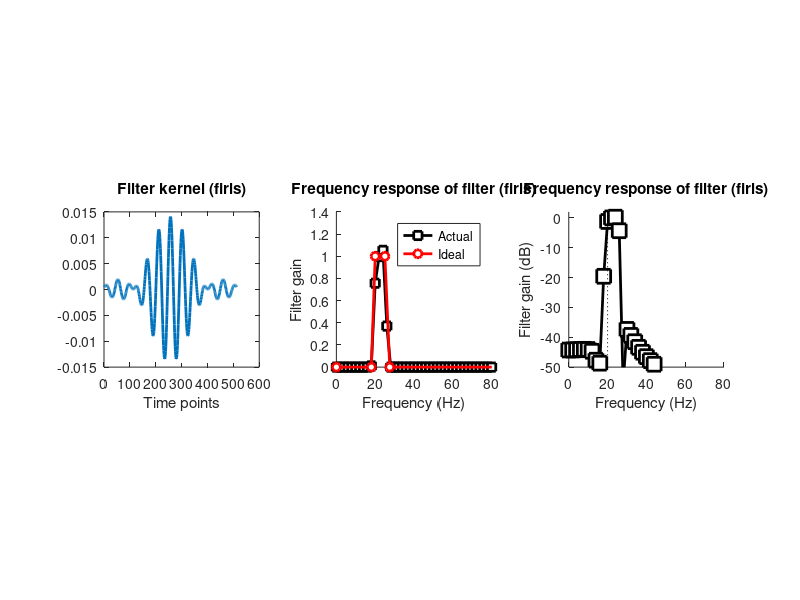
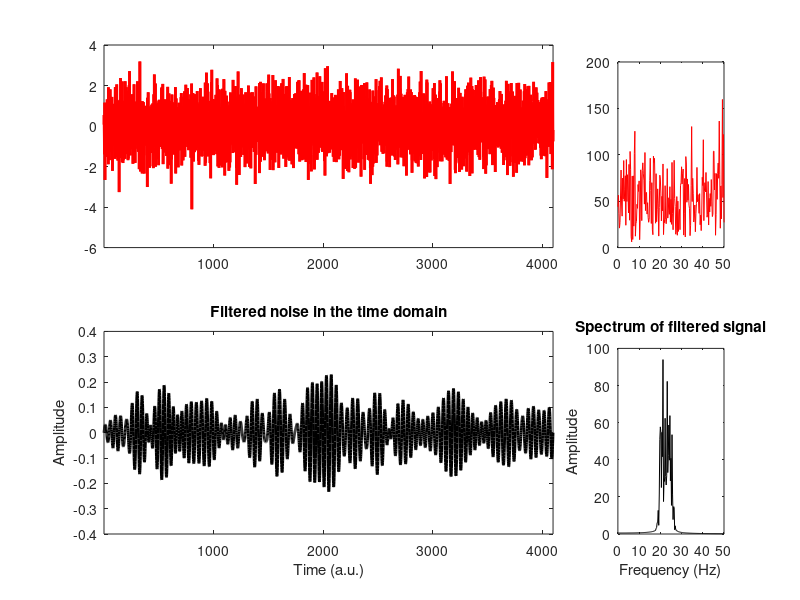
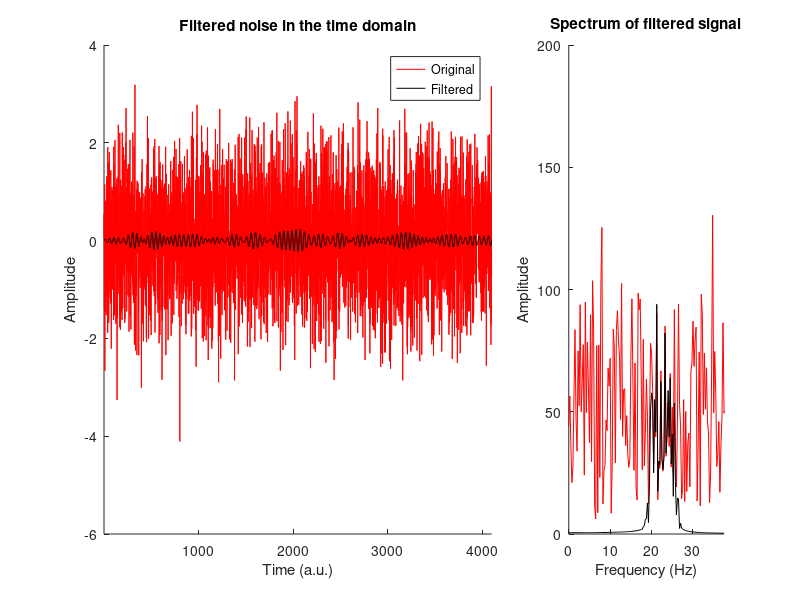
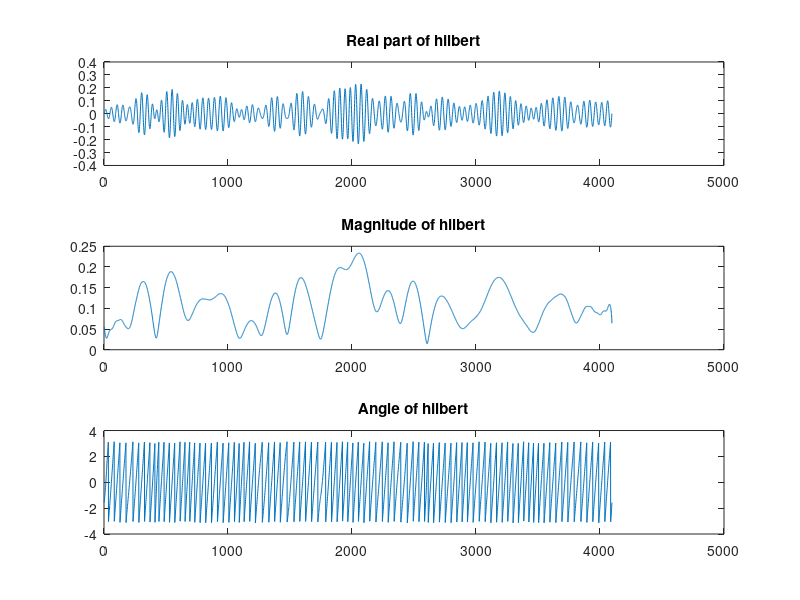

Reproduce these figures in MATLAB, in order. (Note: this script raises an error after producing the figures.)
%% VIDEO: Filter-Hilbert
%% Narrowband filtering via FIR
% filter parameters
srate   = 1024; % hz
nyquist = srate/2;
frange  = [20 25];
transw  = .1; % transition width in proportion
order   = round( 10*srate/frange(1) ); % number of time points of the filter.
% higher better but not too much. this code defines minimum useful order. 3
% is defining the three cycles.

shape   = [ 0 0 1 1 0 0 ]; % DC to nyquist. 
frex    = [ 0 frange(1)-frange(1)*transw frange frange(2)+frange(2)*transw nyquist ] / nyquist;

% filter kernel
filtkern = firls(order,frex,shape); % FIR least squared

% compute the power spectrum of the filter kernel
filtpow = abs(fft(filtkern)).^2;
% compute the frequencies vector and remove negative frequencies
hz      = linspace(0,nyquist,floor(length(filtpow)/2+ 1));
filtpow = filtpow(1:length(hz));



% plot the filter kernel
figure(20), clf
subplot(131)
plot(filtkern,'linew',2)
xlabel('Time points')
title('Filter kernel (firls)')
axis square



% plot amplitude spectrum of the filter kernel
subplot(132), hold on
plot(hz,filtpow,'ks-','linew',2,'markerfacecolor','w')
plot(frex*nyquist,shape,'ro-','linew',2,'markerfacecolor','w')


% make the plot look nicer
set(gca,'xlim',[0 frange(1)*4])
xlabel('Frequency (Hz)'), ylabel('Filter gain')
legend({'Actual';'Ideal'})
title('Frequency response of filter (firls)')
axis square


subplot(133), hold on
plot(hz,10*log10(filtpow),'ks-','linew',2,'markersize',10,'markerfacecolor','w')
plot([1 1]*frange(1),get(gca,'ylim'),'k:')
set(gca,'xlim',[0 frange(1)*4],'ylim',[-50 2])
xlabel('Frequency (Hz)'), ylabel('Filter gain (dB)')
title('Frequency response of filter (firls)')
axis square

%%% QUESTION: Is this a good filter? The answer is yes if there is a good
%             match between the "ideal" and "actual" spectral response.
%  
%%% QUESTION: One important parameter is the order (number of points in the
%             kernel). Based on your knowledge of the Fourier transform,
%             should this parameter be increased or decreased to get a
%             better filter kernel? First answer, then try it!

%% apply the filter to random noise

% generate random noise as "signal"
signal = randn(srate*4,1);

% apply the filter kernel to the signal
filtsig = filtfilt(filtkern,1,signal); % 



% <----- tangent for those without the signal-processing toolbox ----->
%  Use the following code instead of filtfilt
tmpsignal = filter(filtkern,1,signal);
tmpsignal = filter(filtkern,1,tmpsignal(end:-1:1));
filtsig1  = tmpsignal(end:-1:1);
% <----- end tangent ----->

% plot time series and its spectrum
figure(21), clf
subplot(2,4,1:3)
plot(signal,'r','linew',2)
set(gca,'xlim',[1 length(signal)])

subplot(244)
hz = linspace(0,srate,length(signal));
plot(hz,abs(fft(signal)),'r')
set(gca,'xlim',[0 frange(2)*2])


% plot time series
subplot(2,4,5:7)
plot(filtsig,'k','linew',2)
set(gca,'xlim',[1 length(signal)])
xlabel('Time (a.u.)'), ylabel('Amplitude')
title('Filtered noise in the time domain')
% plot power spectrum
subplot(248)
plot(hz,abs(fft(filtsig)) ,'k')
set(gca,'xlim',[0 frange(2)*2])
xlabel('Frequency (Hz)'), ylabel('Amplitude')
title('Spectrum of filtered signal')

%%% for comparison, plot them on top of each other
figure(22), clf
subplot(1,3,1:2), hold on
plot(signal,'r')
plot(filtsig,'k')
set(gca,'xlim',[1 length(signal)])
xlabel('Time (a.u.)'), ylabel('Amplitude')
title('Filtered noise in the time domain')
legend({'Original';'Filtered'})


subplot(133), hold on
plot(hz,abs(fft(signal)),'r')
plot(hz,abs(fft(filtsig)),'k')
set(gca,'xlim',[0 frange(2)*1.5])
xlabel('Frequency (Hz)'), ylabel('Amplitude')
title('Spectrum of filtered signal')
zoom on

%% The Hilbert transform
% take the hilbert transform
hilbFiltSig = hilbert(filtsig);

figure(23), clf
subplot(311)
plot(real(hilbFiltSig))
title('Real part of hilbert')

subplot(312)
plot(abs(hilbFiltSig))
title('Magnitude of hilbert')

subplot(313)
plot(angle(hilbFiltSig))
title('Angle of hilbert')

%% VIDEO: Short-time FFT
clear
% create signal
srate = 1000;
time  = -3:1/srate:3;
pnts  = length(time);
freqmod = exp(-time.^2)*10+10;
freqmod = freqmod + linspace(0,10,pnts);
signal  = sin( 2*pi * (time + cumsum(freqmod)/srate) );


% plot the signal
figure(24), clf
subplot(411)
plot(time,signal,'linew',1)
xlabel('Time (s)')
title('Time-domain signal')


% using MATLAB spectogram
[powspect,frex,timevec] = spectrogram(signal,hann(200),150,500,srate);

subplot(4,1,2:4)
contourf(timevec,frex,abs(powspect),40,'linecolor','none')
set(gca,'ylim',[0 40])
colormap hot
xlabel('Time (s)'), ylabel('Frequency (Hz)')

%% a simplified version to show the mechanics

% plot the signal
figure(25), clf
subplot(411)
plot(time,signal,'linew',1)
xlabel('Time (s)')
title('Time-domain signal')

n  = 500;
nfft = 990000;
hz = linspace(0,srate,nfft);
winstep = 100;
winindx = 1:winstep:length(signal)-n;
tf = zeros(length(winindx),length(hz));
tv = zeros(length(winindx),1);

for i=1:length(winindx)
    
    % cut some signal
    datasnip = signal(winindx(i): winindx(i) + n);
    
    % compute power in this snippet
    pw = abs(fft(datasnip, nfft)).^2;
    tf(i,1:length(hz)) = pw(1:length(hz));
    
    % center time point
    tv(i) = mean(time(winindx(i): winindx(i) + n));
end

% and plot
subplot(4,1,2:4)
imagesc(tv,hz,tf')
axis xy
set(gca,'ylim',[0 40])
colormap hot
hold on 
plot(freqmod)
xlabel('Time (s)'), ylabel('Frequency (Hz)')
